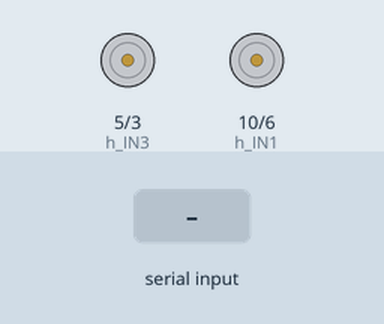
Recording of a sketch running on a simulated Arduino Uno, built with avr-gcc and run on an emulated ATmega328P. On the bench: motor-driver pin pairs drawn as motors (green arrow = first pin HIGH = forward, orange = second pin HIGH = backward, longer = more drive). The inputs (shaded band) are chosen by the test bench.

Above: at 1.2 s.
1.3 s: "A" received over Serial
At 2.0 s:
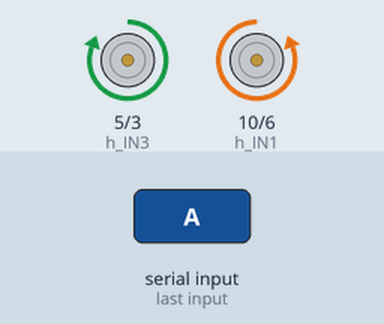
2.8 s: "R" received over Serial
At 3.1 s:
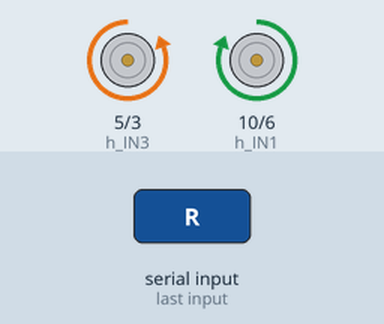
4.3 s: "I" received over Serial
At 5.5 s:
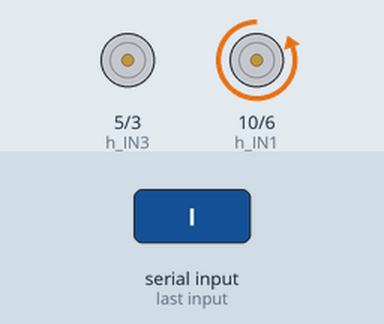
5.8 s: "D" received over Serial
At 6.6 s:
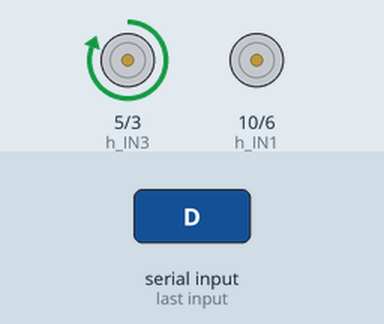
7.3 s: "S" received over Serial
At 7.7 s:
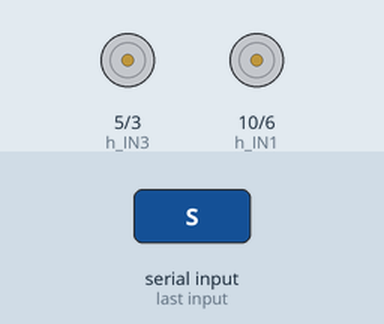
Timing chart, 0 to 9.8 s (numbered marks = the images above; inputs shaded):
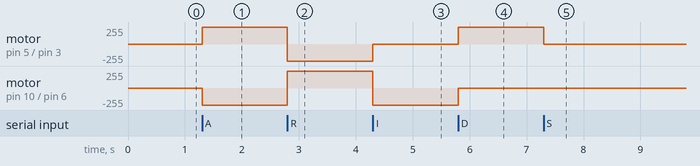

Measured:
- after the input at 1.3 s, motor on pin 5 (h_IN3) / pin 3 (h_IN4): stopped → forward 255/255 at once; motor on pin 10 (h_IN1) / pin 6 (h_IN2): stopped → backward 255/255 at once
- after the input at 2.8 s, motor on pin 5 (h_IN3) / pin 3 (h_IN4): forward 255/255 → backward 255/255 at once; motor on pin 10 (h_IN1) / pin 6 (h_IN2): backward 255/255 → forward 255/255 at once
- after the input at 4.3 s, motor on pin 5 (h_IN3) / pin 3 (h_IN4): backward 255/255 → stopped at once; motor on pin 10 (h_IN1) / pin 6 (h_IN2): forward 255/255 → backward 255/255 at once
- after the input at 5.8 s, motor on pin 5 (h_IN3) / pin 3 (h_IN4): stopped → forward 255/255 at once; motor on pin 10 (h_IN1) / pin 6 (h_IN2): backward 255/255 → stopped at once
- after the input at 7.3 s, motor on pin 5 (h_IN3) / pin 3 (h_IN4): forward 255/255 → stopped at once

The sketch:

BLUETOOTH.ino
```cpp
//Motor derecho
int h_IN1 = 10;
int h_IN2 = 6;
//Motor izquierdo
int h_IN3 = 5;
int h_IN4 = 3;
char estado = 'S';

void setup() {
  Serial.begin(9600);
  pinMode(h_IN1, OUTPUT);
  pinMode(h_IN2, OUTPUT);
  pinMode(h_IN3, OUTPUT);
  pinMode(h_IN4, OUTPUT);
}

void loop() {
  if(Serial.available() > 0){
    estado = Serial.read();
  }

  if(estado == 'A'){
    adelante();
  }

  if(estado == 'R'){
    atras();
  }

  if(estado == 'I'){
    girarIzquierda();
  }

  if(estado == 'D'){
    girarDerecha();
  }

  if(estado == 'S'){
    parar();
  }
}

void adelante(){
  digitalWrite(h_IN1, LOW);
  digitalWrite(h_IN2, HIGH);
  digitalWrite(h_IN3, HIGH);
  digitalWrite(h_IN4, LOW);
}

void atras(){
  digitalWrite(h_IN1, HIGH);
  digitalWrite(h_IN2, LOW);
  digitalWrite(h_IN3, LOW);
  digitalWrite(h_IN4, HIGH);
}

void girarIzquierda(){
  digitalWrite(h_IN1, LOW);
  digitalWrite(h_IN2, HIGH);
  digitalWrite(h_IN3, LOW);
  digitalWrite(h_IN4, LOW);
}

void girarDerecha(){
  digitalWrite(h_IN1, LOW);
  digitalWrite(h_IN2, LOW);
  digitalWrite(h_IN3, HIGH);
  digitalWrite(h_IN4, LOW);
}

void parar(){
  digitalWrite(h_IN1, LOW);
  digitalWrite(h_IN2, LOW);
  digitalWrite(h_IN3, LOW);
  digitalWrite(h_IN4, LOW);
}
```
